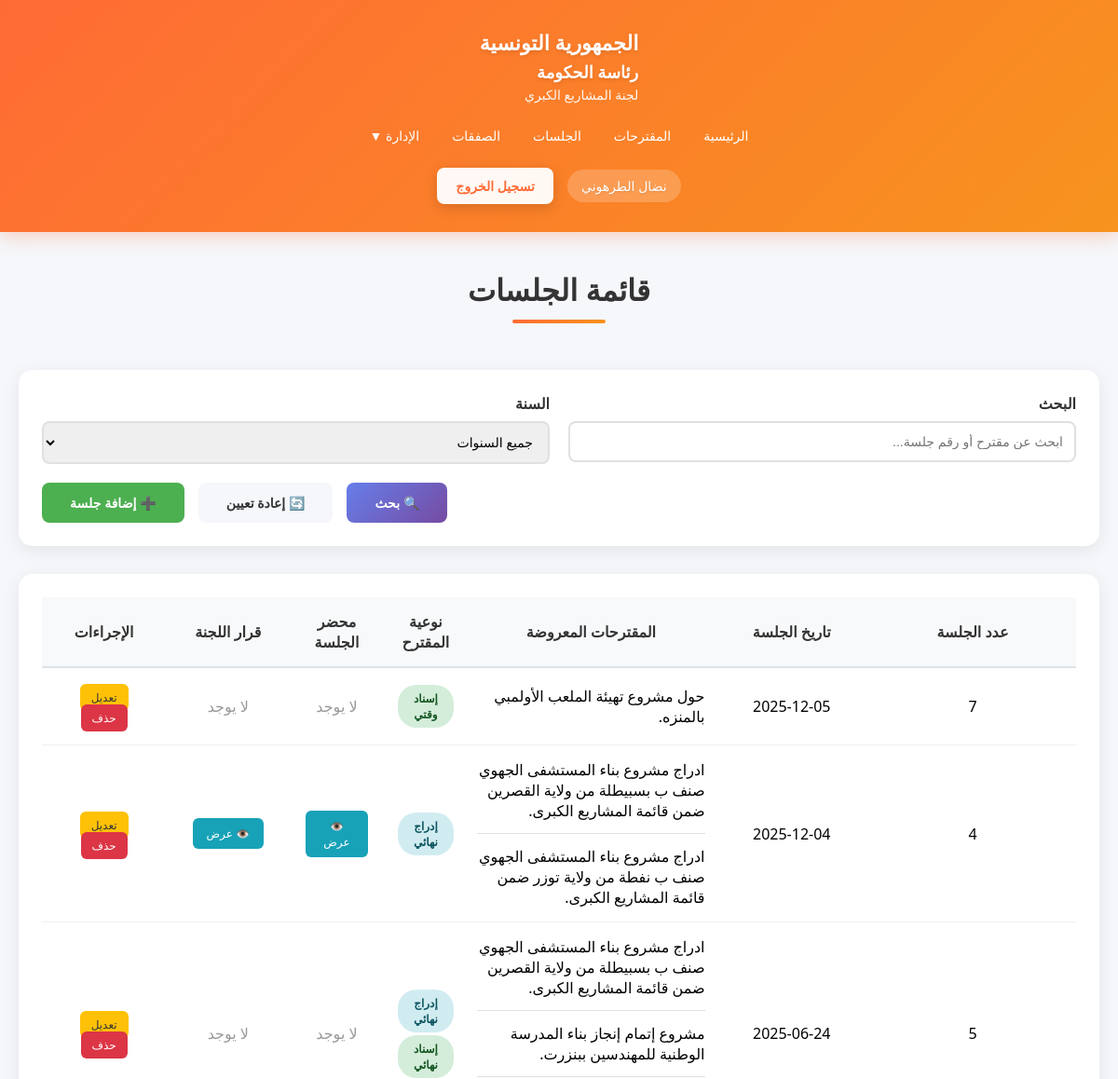
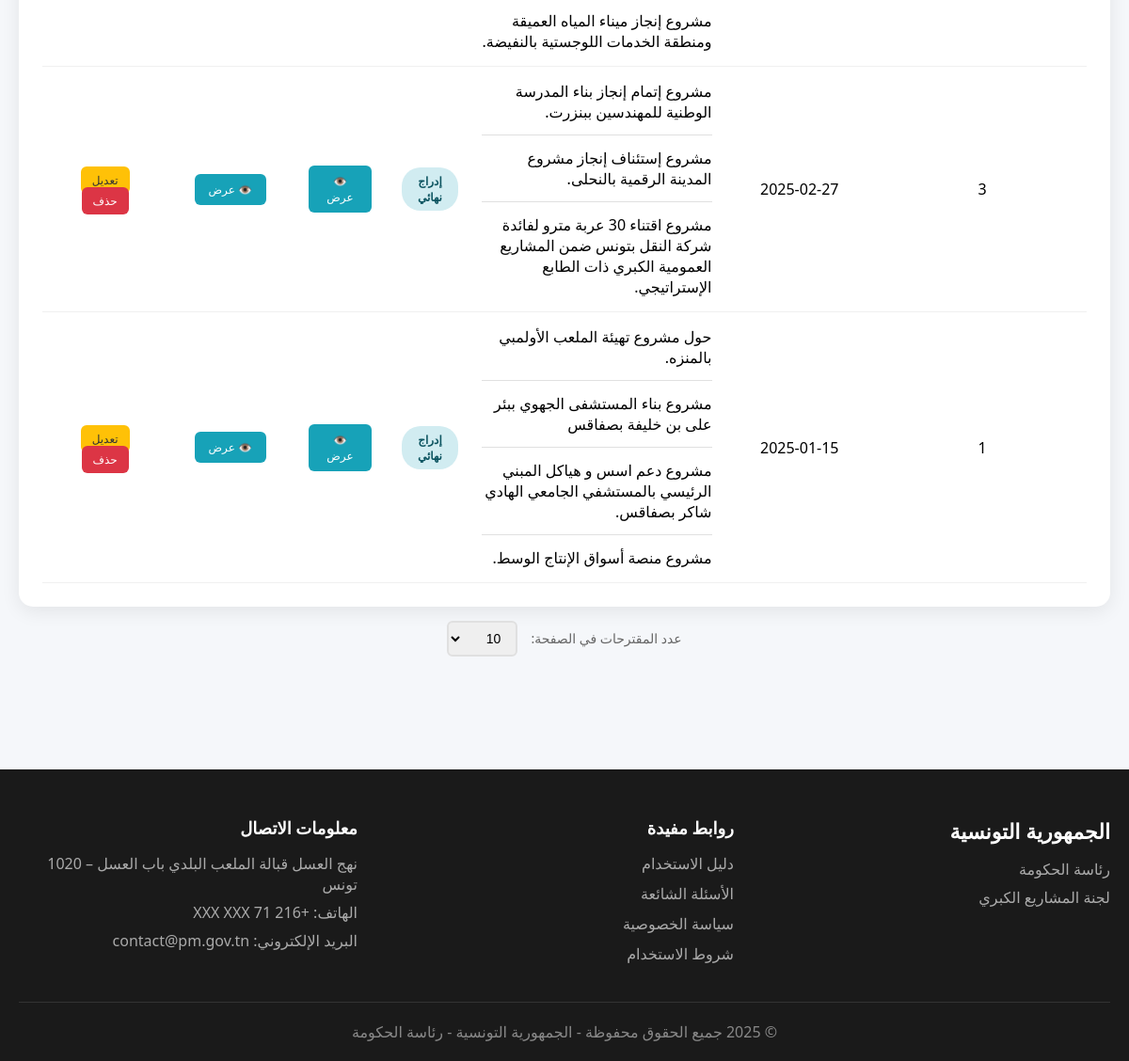
The app's page /Views/commissions.php (signed in) with its own data (2 pictures, top to bottom).
### tables this page shows
CREATE TABLE `commission` (
  `idCom` int(11) NOT NULL,
  `numCommission` int(10) NOT NULL,
  `dateCommission` date NOT NULL
);

### Config/Permissions.php (called while the page is built, shortened)
<?php
class Permissions {
    public static function canCreateProjet() {
        $type = $_SESSION['user_type'] ?? 4;
        return in_array($type, [self::SUPER_ADMIN, self::ADMIN, self::RAPPORTEUR]);
    }
    public static function canEditProjet($projetUserId) {
        $type = $_SESSION['user_type'] ?? 4;
        if ($type == self::SUPER_ADMIN) {
            return true;
        }
        return false;
    }
}
?>

### Views/commissions.php (the view, shortened to what this page needs)
<?php
    require_once '../Config/Permissions.php';
    $database = new Database();
    $db = $database->getConnection();
    $filterSearch = isset($_GET['search']) ? Security::sanitizeInput($_GET['search']) : '';
    if (isset($_GET['items_per_page']) && $_GET['items_per_page'] === 'all') {
        $itemsPerPage = 999999;
        $showAll = true;
    } else {
        $itemsPerPage = isset($_GET['items_per_page']) ? min(100, max(10, intval($_GET['items_per_page']))) : 10;
    }
    $currentPage = isset($_GET['page']) ? max(1, intval($_GET['page'])) : 1;
    $offset = ($currentPage - 1) * $itemsPerPage;
    $sqlCommissions = "SELECT c.idCom, c.numCommission, c.dateCommission,
                    GROUP_CONCAT(DISTINCT p.sujet SEPARATOR ' | ') as projets,
                    GROUP_CONCAT(DISTINCT
                        CASE pc.naturePc
                            WHEN 20 THEN 'إدراج وقتي'
                            WHEN 21 THEN 'إدراج نهائي'
                            WHEN 22 THEN 'إسناد وقتي'
                            WHEN 23 THEN 'إسناد نهائي'
                        END
                    SEPARATOR ' | ') as natures,
                    (SELECT cheminAcces FROM document WHERE type = 1 AND idExterne = c.idCom LIMIT 1) as mahdarPath,
                    (SELECT idDoc FROM document WHERE type = 1 AND idExterne = c.idCom LIMIT 1) as mahdarId
                FROM commission c
                LEFT JOIN projetcommission pc ON c.idCom = pc.idCom
                LEFT JOIN projet p ON pc.idPro = p.idPro
                WHERE 1=1";
    $sqlCommissions .= " GROUP BY c.idCom, c.numCommission, c.dateCommission
                        ORDER BY c.dateCommission DESC, c.numCommission DESC
                        LIMIT :limit OFFSET :offset";
    $stmtCommissions = $db->prepare($sqlCommissions);
    $stmtCommissions->bindParam(':limit', $itemsPerPage, PDO::PARAM_INT);
    $stmtCommissions->bindParam(':offset', $offset, PDO::PARAM_INT);
    $stmtCommissions->execute();
    $commissions = $stmtCommissions->fetchAll(PDO::FETCH_ASSOC);
    ?>
<!DOCTYPE html>
<html lang="ar" dir="rtl">
<head>
    <link rel="stylesheet" href="../assets/css/style.css">
</head>
<body>
    <?php include 'includes/header.php'; ?>
    <section class="content-section" style="padding: 40px 0;">
        <div class="container">
            <h2 class="section-title">قائمة الجلسات</h2>
             <div class="filters-section">
                <form method="GET">
                    <div class="filters-grid">
                        <div class="filter-group">
                            <label>البحث</label>
                            <input type="text" name="search" placeholder="ابحث عن مقترح أو رقم جلسة..." value="<?php echo htmlspecialchars($filterSearch); ?>">
                        </div>
                        <div class="filter-group">
                            <label>السنة</label>
                            <select name="year">
                                <option value="">جميع السنوات</option>
                            </select>
                        </div>
                    </div>
                    <div class="filter-actions">
                        <button type="submit" class="btn btn-primary">🔍 بحث</button>
                        <a href="commissions.php" class="btn btn-secondary">🔄 إعادة تعيين</a>
                        <?php if (Permissions::canCreateProjet()): ?>
                            <button type="button" class="btn btn-success" id="btnOpenModal">➕ إضافة جلسة
                            </button>
                        <?php endif; ?>
                    </div>
                </form>
            </div>
            <div class="projects-table">
                <?php if (count($commissions) > 0): ?>
                    <table>
                        <thead>
                            <tr>
                                <th>عدد الجلسة</th>
                                <th>تاريخ الجلسة</th>
                                <th>المقترحات المعروضة</th>
                                <th>نوعية المقترح</th>
                                <th>محضر الجلسة</th>
                                <th> قرار اللجنة</th>
                                <th>الإجراءات</th>
                            </tr>
                        </thead>
                        <tbody>
                            <?php foreach ($commissions as $commission): ?>
                                <tr>
                                    <td><?php echo htmlspecialchars($commission['numCommission']); ?></td>
                                    <td><?php echo date('Y-m-d', strtotime($commission['dateCommission'])); ?></td>
                                    <td style="text-align: right; padding: 10px;">
                                        <?php
                                            $projets_list = explode(' | ', $commission['projets']);
                                            foreach ($projets_list as $index => $projet_sujet) {
                                                if ($index > 0) echo '<hr style="margin: 8px 0; border: none; border-top: 1px solid #e0e0e0;">';
                                                echo '<div style="padding: 5px 0;">' . htmlspecialchars(substr($projet_sujet, 0, 300)) . '</div>';
                                            }
                                        ?>
                                    </td>
                                    <td>
                                        <?php
                                            $natures_list = explode(' | ', $commission['natures']);
                                            foreach ($natures_list as $nature) {
                                                $badgeClass = '';
                                                if (strpos($nature, 'إدراج') !== false) {
                                                    $badgeClass = 'badge-processing';
                                                } else if (strpos($nature, 'إسناد') !== false) {
                                                    $badgeClass = 'badge-approved';
                                                }
                                                echo '<span class="badge ' . $badgeClass . '" style="display: block; margin: 3px 0;">' . htmlspecialchars($nature) . '</span>';
                                            }
                                        ?>
                                    </td>
                                    <td>
                                        <?php if (!empty($commission['mahdarPath']) && $commission['mahdarId']): ?>
                                            <a href="<?php echo htmlspecialchars($commission['mahdarPath']); ?>"
                                               target="_blank"
                                               class="btn-action btn-view"
                                               style="display: inline-flex; align-items: center; gap: 5px; padding: 8px 15px;">
                                                👁️ عرض
                                            </a>
                                        <?php else: ?>
                                            <span style="color: #999;">لا يوجد</span>
                                        <?php endif; ?>
                                    </td>
                                    <td>
                                        <?php if (!empty($commission['mahdarPath']) && $commission['mahdarId']): ?>
                                            <a href="<?php echo htmlspecialchars($commission['mahdarPath']); ?>"
                                               target="_blank"
                                               class="btn-action btn-view"
                                               style="display: inline-flex; align-items: center; gap: 5px; padding: 8px 15px;">
                                                👁️ عرض
                                            </a>
                                        <?php else: ?>
                                            <span style="color: #999;">لا يوجد</span>
                                        <?php endif; ?>
                                    </td>
                                    <td>
                                        <?php if (Permissions::canEditProjet($_SESSION['user_id'])): ?>
                                            <a href="modifier_commission.php?id=<?php echo $commission['idCom']; ?>"
                                               class="btn-action btn-edit">تعديل</a>
                                            <a href="javascript:void(0)"
                                               onclick="confirmDeleteCommission(<?php echo $commission['idCom']; ?>)"
                                               class="btn-action btn-delete">حذف</a>
                                        <?php endif; ?>
                                    </td>
                                </tr>
                            <?php endforeach; ?>
                        </tbody>
                    </table>
                <?php else: ?>
                    <p style="text-align: center; padding: 40px; color: #666;">لا توجد جلسات</p>
                <?php endif; ?>
            </div>
            <div class="items-per-page" style="margin-top: 15px; text-align: center;">
                <label style="color: #666; font-size: 14px; margin-left: 10px;">عدد المقترحات في الصفحة:</label>
                <select id="itemsPerPageSelect" style="padding: 8px 12px; border: 2px solid #e0e0e0; border-radius: 6px; font-size: 14px;">
                    <option value="10" selected>10</option>
                </select>
            </div>
        </div>
    </section>
    <?php include 'includes/footer.php'; ?>
</body>
</html>

### assets/CSS/style.css (style rules this page uses)
* { margin: 0; padding: 0; box-sizing: border-box; }
body { font-family: 'Segoe UI', Tahoma, Geneva, Verdana, sans-serif; background: #f5f7fa; direction: rtl; }
.container { max-width: 1400px; margin: 0 auto; padding: 0 20px; }
.content-section { padding: 60px 0; }
.section-title { text-align: center; font-size: 32px; margin-bottom: 50px; color: #333; position: relative; padding-bottom: 15px; }
.section-title::after { content: ''; position: absolute; bottom: 0; left: 50%; transform: translateX(-50%); width: 100px; height: 4px; background: linear-gradient(135deg, #FF6B35 0%, #F7931E 100%); border-radius: 2px; }
table { width: 100%; border-collapse: collapse; }
th { background: #f8f9fa; padding: 15px; text-align: center; font-weight: 600; color: #333; border-bottom: 2px solid #dee2e6; }
td { padding: 15px; text-align: center; border-bottom: 1px solid #f0f0f0; }
table th:nth-child(1), table td:nth-child(1) { width: 20%; max-width: 200px; }
table th:nth-child(2), table td:nth-child(2) { width: 15%; }
table th:nth-child(6), table td:nth-child(6) { width: 12%; }
table th:nth-child(7), table td:nth-child(7) { width: 12%; }

### Views/commissions.php (style rules this page uses)
.filters-section { background: white; padding: 25px; border-radius: 15px; margin-bottom: 30px; box-shadow: 0 5px 20px rgba(0,0,0,0.08); }
.filters-grid { display: grid; grid-template-columns: repeat(auto-fit, minmax(200px, 1fr)); gap: 20px; margin-bottom: 20px; }
.filter-group { position: relative; }
.filter-group label { display: block; margin-bottom: 8px; font-weight: 600; color: #333; }
.filter-group input, .filter-group select { width: 100%; padding: 12px; border: 2px solid #e0e0e0; border-radius: 8px; font-size: 14px; }
.filter-actions { display: flex; gap: 15px; justify-content: flex-end; }
.btn { padding: 12px 30px; border: none; border-radius: 8px; font-size: 14px; font-weight: 600; cursor: pointer; transition: all 0.3s; text-decoration: none; display: inline-block; }
.btn-primary { background: linear-gradient(135deg, #667eea 0%, #764ba2 100%); color: white; }
.btn-secondary { background: #f5f7fa; color: #333; }
.btn-success { background: #4caf50; color: white; }
.projects-table { background: white; border-radius: 15px; padding: 25px; box-shadow: 0 5px 20px rgba(0,0,0,0.08); overflow-x: auto; }
table { width: 100%; border-collapse: collapse; }
thead { background: linear-gradient(135deg, #667eea 0%, #764ba2 100%); color: white; }
th, td { padding: 15px; text-align: center; }
td { border-bottom: 1px solid #f0f0f0; }
.badge { padding: 6px 12px; border-radius: 20px; font-size: 12px; font-weight: 600; }
.badge-processing { background: #d1ecf1; color: #0c5460; }
.badge-approved { background: #d4edda; color: #155724; }
.btn-action { padding: 6px 12px; border-radius: 6px; font-size: 12px; text-decoration: none; margin: 0 2px; }
.btn-view { background: #17a2b8; color: white; }
.btn-edit { background: #ffc107; color: #333; }
.btn-delete { background: #dc3545; color: white; }

### Views/includes/header.php (style rules this page uses)
.container { max-width: 1400px; margin: 0 auto; padding: 0 20px; }

### records on screen
commission: numCommission "7", dateCommission "2025-12-05", projet_sujet "حول مشروع تهيئة الملعب الأولمبي بالمنزه.", nature "إسناد وقتي", shows "لا يوجد"
commission: numCommission "4", dateCommission "2025-12-04", projet_sujet "ادراج مشروع بناء المستشفى الجهوي صنف ب بسبيطلة من ولاية القصرين ضمن قائمة المشاريع الكبرى.", projet_sujet "ادراج مشروع بناء المستشفى الجهوي صنف ب نفطة من ولاية توزر ضمن قائمة المشاريع الكبرى.", nature "إدراج نهائي"
commission: numCommission "5", dateCommission "2025-06-24", projet_sujet "ادراج مشروع بناء المستشفى الجهوي صنف ب بسبيطلة من ولاية القصرين ضمن قائمة المشاريع الكبرى.", projet_sujet "مشروع إتمام إنجاز بناء المدرسة الوطنية للمهندسين ببنزرت.", projet_sujet "مشروع إنجاز ميناء المياه العميقة ومنطقة الخدمات اللوجستية بالنفيضة.", nature "إدراج نهائي", nature "إسناد نهائي", shows "لا يوجد"
commission: numCommission "3", dateCommission "2025-02-27", projet_sujet "مشروع إتمام إنجاز بناء المدرسة الوطنية للمهندسين ببنزرت.", projet_sujet "مشروع إستئناف إنجاز مشروع المدينة الرقمية بالنحلى.", projet_sujet "مشروع اقتناء 30 عربة مترو لفائدة شركة النقل بتونس ضمن المشاريع العمومية الكبري ذات الطابع الإستراتيجي.", nature "إدراج نهائي"
commission: numCommission "1", dateCommission "2025-01-15", projet_sujet "حول مشروع تهيئة الملعب الأولمبي بالمنزه.", projet_sujet "مشروع بناء المستشفى الجهوي ببئر على بن خليفة بصفاقس", projet_sujet "مشروع دعم اسس و هياكل المبني الرئيسي بالمستشفي الجامعي الهادي شاكر بصفاقس.", projet_sujet "مشروع منصة أسواق الإنتاج الوسط.", nature "إدراج نهائي"

### other values on screen
$_SESSION['user_name'] "نضال الطرهوني"
